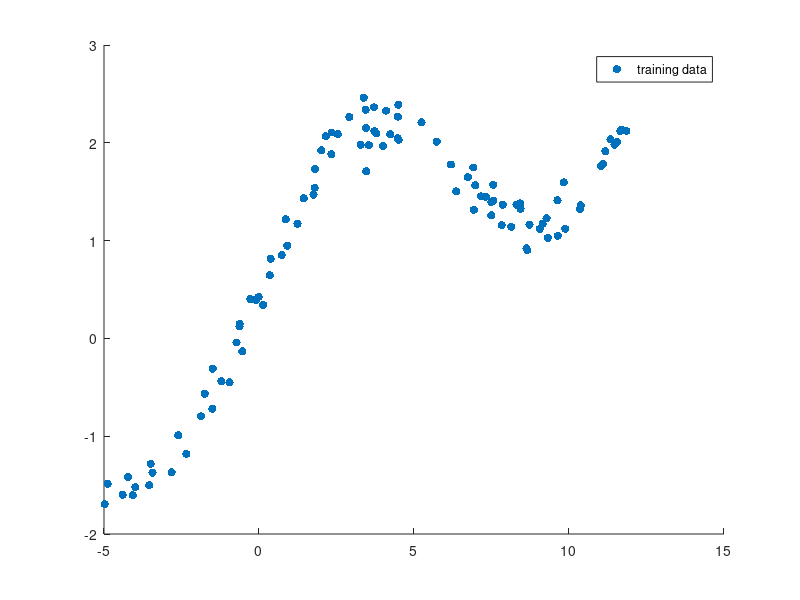
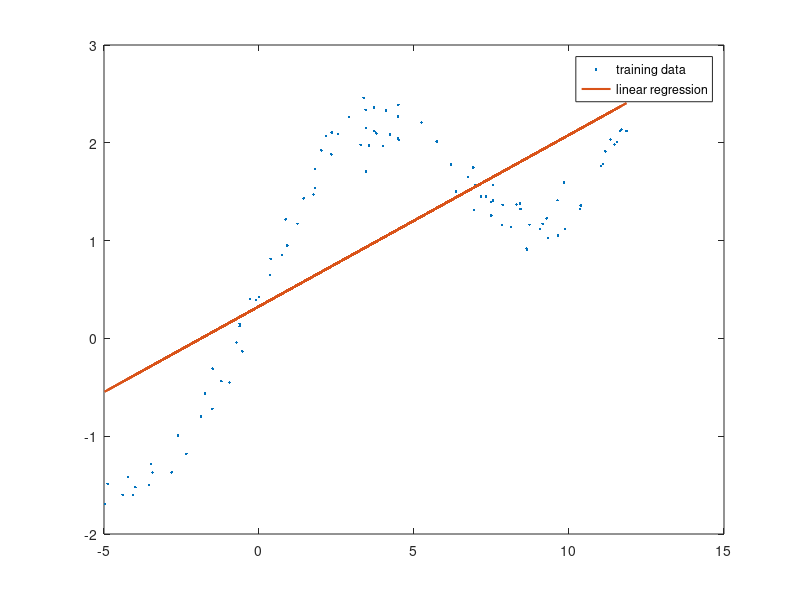

Write MATLAB code to recreate these figures, in order. (Note: this script raises an error after producing the figures.)

%%Question 1
%% a)load the data into memory and plot it
x = load('hw1x.dat');
y = load('hw1y.dat');

scatter(x, y,'filled','LineWidth',1);
legend('training data','location','best');

%% b) add a colum vector
vecx = [x, ones(length(x), 1)];

%linear regression formula
w = (vecx'*vecx)^-1 * vecx' * y;
disp(w)

%plot the linear regression line
figure
line=vecx*w;
plot(x, y,'.',x,line,'LineWidth',1.5);
legend('training data', 'linear regression','location','best');

%% c? Evaluate Function
E= trainingErrorEvaluate( vecx, y, w );
fprintf( 'The training error is: %f\n', E);

%% d? PolyRegress(x,y,d) Function
[x_Poly,w_Poly]  = PolyRegress( x, y, 2 );
disp(w_Poly)

%% e)plot it
E= trainingErrorEvaluate( x_Poly, y, w_Poly );
fprintf( 'The training error is: %f\n', E);

figure
x_dot = linspace(min(x),max(x));
line_Poly2=polyval(w_Poly, x_dot);
plot(x, y,'.',x_dot,line_Poly2);
legend('training data', 'polynomial regression','location','best');

%% f)PolyRegress(x,y,3)
[x_Poly,w_Poly]  = PolyRegress( x, y, 3);
disp(w_Poly)

E= trainingErrorEvaluate( x_Poly, y, w_Poly );
fprintf( 'The training error is: %f\n', E);

figure
line_Poly3=polyval(w_Poly, x_dot);
plot(x, y,'.',x_dot,line_Poly2,x_dot,line_Poly3,'g');
legend('training data', 'quadratic regression','cubic regression','location','best');

%% h)five-fold cross validation 

[TrainingError,ValidError]= KFoldCrossV(x, y, 5, 18);

%% i) normalizd input
maxValue = max(x);
x_norm= x./ maxValue;

[TrainingError_norm,ValidError_norm]= KFoldCrossV(x_norm, y, 5, 18);
